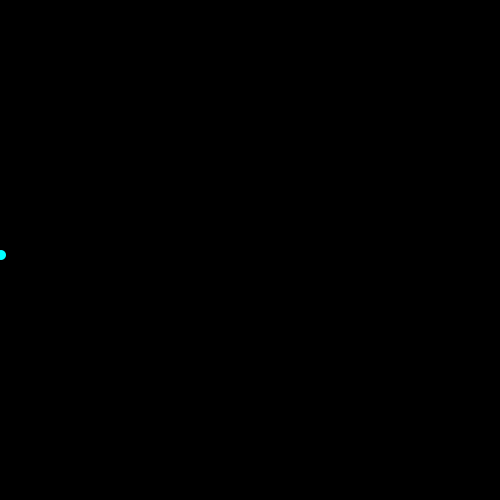
Frame 1 (no input)
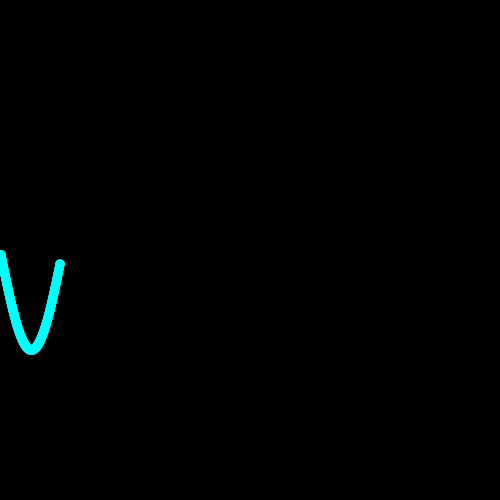
Frame 60 (the mouse pressed at the canvas centre just before this capture)
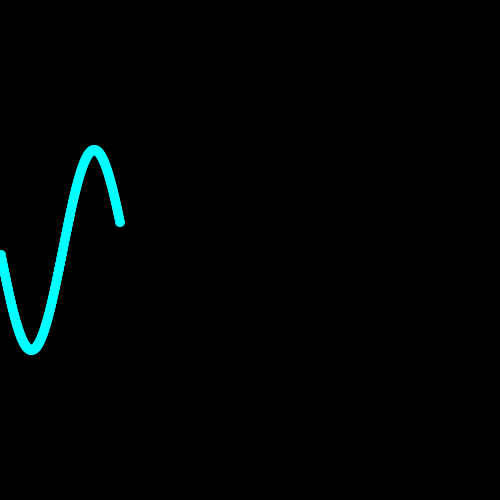
Frame 120 (the mouse held since frame 60 and released just before this capture)

The Processing sketch that drew these frames (run headless with seeded random() and noise(); from frame 60 on, the mouse is pressed at the canvas centre):

// Processing sketch: day4_05b_time_Wave
// ── day4_05b_time_Wave.pde
//MAKE A WAVE
//using sin(frameCount);

float r = 100;
float speed = 0.05;

void setup() {
  size(500,500);
  background(0);
  smooth();
}

void draw() {
  float x = frameCount % width;
  println(x);
  float y = r * sin(frameCount * speed);
  
  fill(0,255,255);
  noStroke();
  ellipse(x, y+height/2, 10, 10);
  
}
